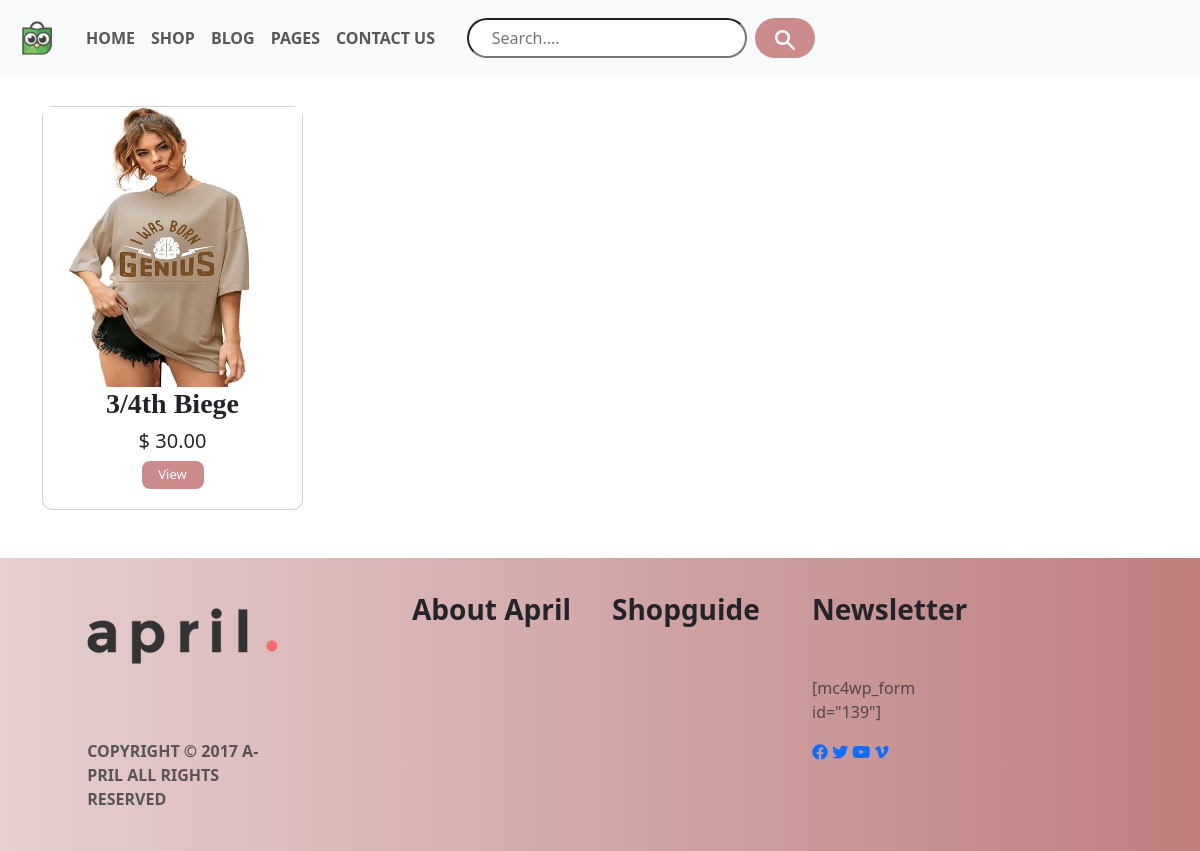
Screenshot of /subcat/TSHIRTS with the database file from the repository.
### app/models.py (models this page shows)
class SubModel(models.Model):
    category=models.TextField(null=True)
    imgg=models.ImageField(upload_to="images",blank=True,null=True)
    prodname=models.TextField()
    prodprice=models.TextField()
    imgone=models.ImageField(upload_to="images",blank=True,null=True)
    imgtwo=models.ImageField(upload_to="images",blank=True,null=True)
    desc=models.TextField(null=True)

### app/views.py (the view)
# urls.py: path('subcat/<str:category>',views.subcat,name='subcat'),
def subcat(request,category):
    subdata=SubModel.objects.filter(category=category)
    print("hi")
    return render(request,"subcat.html",{"subdata":subdata})

### app/templates/subcat.html (shortened to what this page needs)
<!DOCTYPE html>
{% load static %}
<html lang="en">
<head>
    <link href="https://cdn.jsdelivr.net/npm/bootstrap@5.3.3/dist/css/bootstrap.min.css" rel="stylesheet">
    <link rel="stylesheet" href="https://cdnjs.cloudflare.com/ajax/libs/font-awesome/6.0.0-beta3/css/all.min.css">
</head>
<body>
    <nav class="navbar navbar-expand-sm bg-light fixed-top ">
        <div class="container-fluid">
            <a class="navbar-brand" href="#">
                <img src="{% static 'images/shoppy.png' %}" alt="Logo" style="width:50px; height: 50px;" >
              </a>
          <ul class="navbar-nav">
            <li class="nav-item">
              <a class="nav-link" href="{% url 'homee' %}"><b>HOME</b></a>
            </li>
            <li class="nav-item">
              <a class="nav-link" href="{% url 'display' %}"><b>SHOP</b></a>
            </li>
            <li class="nav-item">
              <a class="nav-link" href="#"><b>BLOG</b></a>
            </li>
            <li class="nav-item">
                <a class="nav-link" href="#"><b>PAGES</b></a>
              </li>
            <li class="nav-item">
                <a class="nav-link" href="#"><b>CONTACT&nbsp;US</b></a>
              </li>
          </ul>
        </div>
          <div class="container" >
            <input  class=" me-2" type="text" placeholder="     Search...." style="border-radius: 20px; height: 40px; width: 280px;" >
            <button class="btn " type="button" style="margin-right: 400px; height: 40px; border-radius: 20px; width: 60px; background-color: rgb(204, 139, 139); "> <img src="{% static 'images/searchicon.png' %}" alt="no" style="width:20px; height: 20px;" > </button>
          </div>
      </nav>
      <br><br>
    <div class="container mt-5">
        <div class="row">
            {% for i in subdata %}
            <div class="col-3">
              <div class="card" style="margin-top: 10px; border-radius: 10px;">
            {% if i.imgg %}
            <img src="{{i.imgg.url}}" alt="no" width="100%" height="280px">
            {% else %}
               No Img
               {%endif%}
               <div>
                <center><h3 style="font-family: font-awesome;"><b>{{i.prodname}}</b></h3></center>
            <center><h5>$ {{i.prodprice}}</h5></center>
            <center><button style="height: 28px;font-size: small;border-radius: 8px;border: none; background-color: rgb(204,139,139);width: 62px;margin-bottom: 20px;"><a style="text-decoration: none; color:white;" href="{% url 'detaildsply' i.id %}">View</a></button></center>
          </div>
          </div>
            </div>
            {%endfor%}
        </div>
    </div>
<div class="container-fluid  mt-5" style="background-image: linear-gradient(to right,rgb(230, 208, 208) , rgb(190, 126, 126));">
    <div class="row">
      <div class="col-4">
      <img src="{% static 'images/aprillogo.png' %}" alt="no" style="margin-left: 20%; margin-top: 50px;">
      <br>
      <p style="margin-left: 20%; margin-top: 20%; opacity: 0.7;"><b>COPYRIGHT © 2017 A- <br >PRIL ALL RIGHTS <br> RESERVED</b></p> <br>
      </div>
      <div class="col-2">
         <h3 style="margin-top: 20%;"><b>About April</b></h3>
      </div>
      <div class="col-2">
        <h3 style="margin-top: 20%;"><b>Shopguide</b></h3>
     </div>
     <div class="col-2">
      <h3 style="margin-top: 20%;"><b>Newsletter</b></h3>
      <br>
      <p style="margin-top: 10%; opacity: 0.7;">[mc4wp_form id="139"]</p>
      <a href="#" ><i class="fa-brands fa-facebook"></i></a>
      <a href="#"><i class="fa-brands fa-twitter"></i></a>
      <a href="#"><i class="fa-brands fa-youtube"></i></a>
      <a href="#"><i class="fa-brands fa-vimeo-v"></i></a>
   </div>
    </div>
  </div>
</body>
</html>

### rows the page displays
SubModel: imgg (picture), prodname "3/4th Biege", prodprice "30.00"
